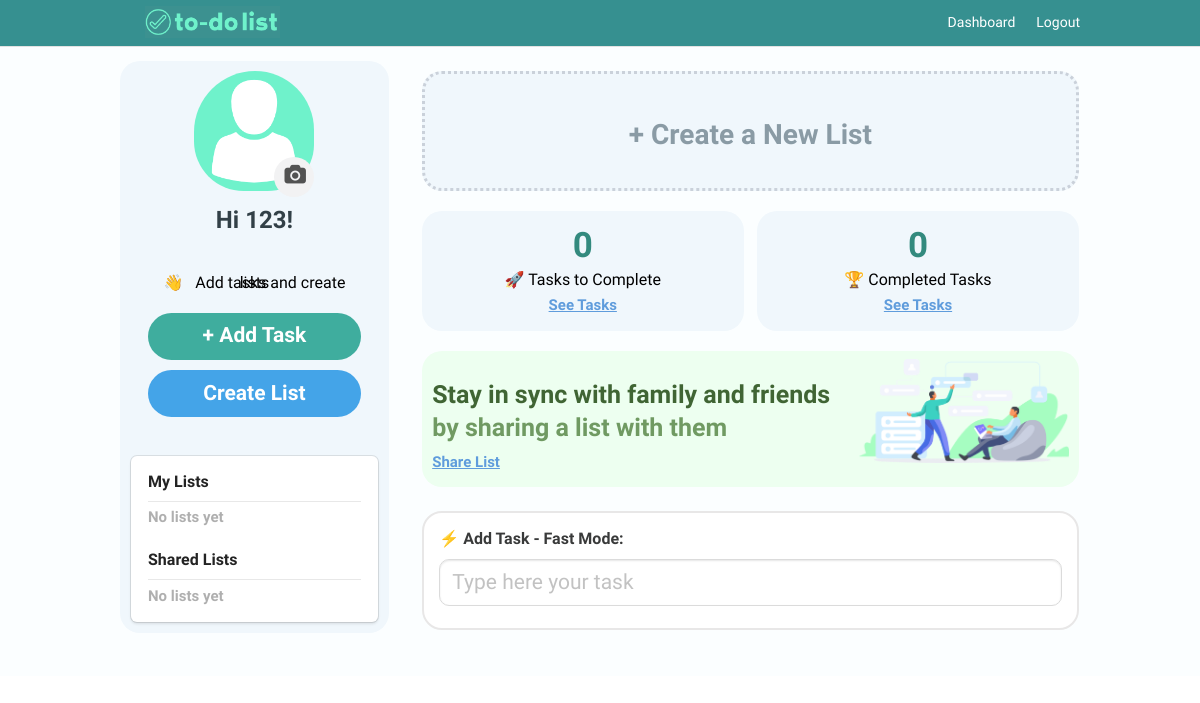
The app's page /dashboard (signed in), older data.
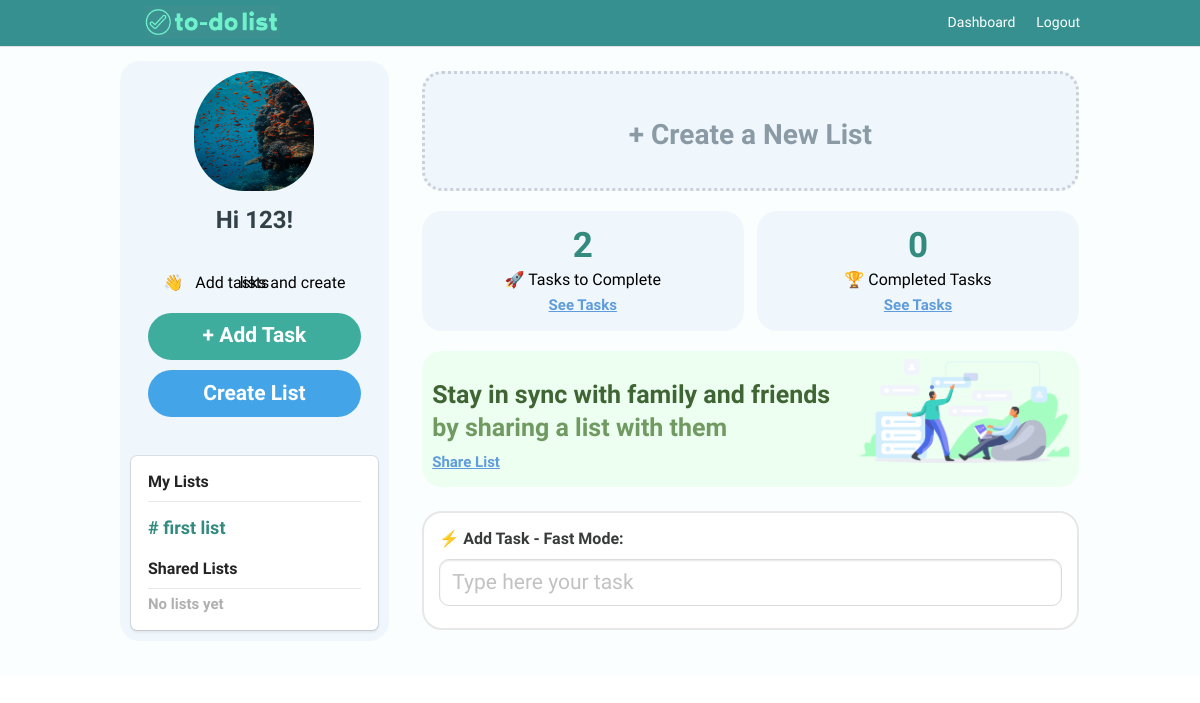
The same page, newer data.
### models.py (models this page shows)
class User(UserMixin, db.Model):
    id = db.Column(db.Integer, primary_key=True) # primary keys are required by SQLAlchemy
    email = db.Column(db.String(100), unique=True)
    password = db.Column(db.String(100))
    name = db.Column(db.String(1000))
    photo = db.Column(db.String(100))

### main.py (the view)
@main.route('/dashboard')
@login_required
def profile():
    email = current_user.email
    list_name = 'New List'
    password = current_user.password
    from .models import Todo
    email = current_user.email
    query = "SELECT list_name from Todo where (email = '"+ email +"' or share_list LIKE '%"+ email +"%') and share_list is null GROUP BY list_name order by date_created desc".format()
    rows = db.session.execute(query)
    output = rows.fetchall()
    tasks = Todo.query.order_by(Todo.date_created).filter_by(email=current_user.email, list_name='New List').all()
    count_tasks = "SELECT count(*) from Todo where (email = '"+ email +"' or share_list LIKE '%"+ email +"%') and mark_task = 0".format()
    count_rows = db.session.execute(count_tasks)
    count_output = count_rows.fetchall()
    for counting in count_output:  # format result from the database
        print(counting)
    count_tasks2 = "SELECT count(*) from Todo where (email = '"+ email +"' or share_list LIKE '%"+ email +"%') and mark_task = 1".format()
    count_rows2 = db.session.execute(count_tasks2)
    count_output2 = count_rows2.fetchall()
    for counting2 in count_output2:  # format result from the database
        print(counting2)
    check_shared_list = "SELECT distinct(list_name) from Todo where (email = '"+ email +"' or share_list LIKE '%"+ email +"%') and share_list is not null order by date_created desc".format()
    check_shared_list_rows = db.session.execute(check_shared_list)
    check_shared_list_output = check_shared_list_rows.fetchall()
    if len(tasks) == 0:
        return render_template('profile.html', name=current_user.name, photo=current_user.photo, tasks=tasks, email=email, password=password, get_list=output, share_list=check_shared_list_output, tasks_to_complete=counting, completed_tasks=counting2)
    else:
        return redirect("/list/"+ list_name +"")

### templates/profile.html (shortened to what this page needs)
{% extends "base.html" %}
{% block content %}
<div class="column is-4 is-offset-4" style="display: inline-block;float: left;margin-left: 0;border: 0px solid #e3f1e9;border-radius: 20px;background:#f0f7fc;width: 28%;">
  <div class="profile-userpic text-center" id="profile_image_main" style="border-radius: 50% !important;">
      <div class="container" style="
      width: 120px;
      height: 126px;
      display: block;
      margin: 0 auto;
      ">
      {% if photo == none %}
      <a id="modal-btn3" >
      <div class="inner" style="
      background-color: #f2f2f3;
      width: 40px;
      height: 40px;
      padding: 6px 10px;
      border-radius: 100%;
      position: absolute;
      bottom: 0;
      right: 0;
      "><i class="icon-camera" style="
    vertical-align: middle;
    font-size: 20px;
    color: #525252;
    text-align: center;
"></i>
    </div>
    {% endif %}
    {% if photo == none %}
      <img src="/static/upload/profile/avatar.png" data-pagespeed-url-hash="1648252084" onload="pagespeed.CriticalImages.checkImageForCriticality(this);" style="border-radius: 59% 57% 45% 48%!important; width: 120px; height: 120px;">
    </a>
    {% endif %}
    {% if photo != none %}
    <a id="modal-btn3" >
      <img src="/static/upload/profile/{{ photo.lower() }}" style="border-radius: 59% 57% 45% 48%!important; width: 120px; height: 120px;">
    </a>
     {% endif %}
    </div>
  </div>
    <h3 class="title" style="font-family: 'Varela Round', sans-serif; color: #324047;font-size: 24px;margin-top: 10px;">Hi {{ name }}!</h3>
    <div class="box" style="background: #d8ffdf00;box-shadow:none;">
        <h3 class="title" style="line-height: 0;color: black;font-size: 16px;font-weight: 300;margin-top: 10px;margin-bottom: 0px;font-family: 'Varela Round', sans-serif;">👋 &nbsp; Add tasks and create lists</h3>
<a class="modal-btn6 button is-block is-info is-large is-fullwidth" style="background-color: #3fad9e;color:#fff;margin-top: 30px;font-family: 'Varela Round', sans-serif;border-radius: 35px;">+ Add Task</a>
<a class="modal-btn7 button is-block is-info is-large is-fullwidth" style="background-color: #44a4e8;color:#fff;margin-top: 10px;font-family: 'Varela Round', sans-serif;border-radius: 35px;">Create List</a>
         </div>
        <div id="my_lists"  class="box">
          <h3 class="title" style="color: #232323;font-size: 16px;padding-bottom: 10px;text-align: left;
          border-bottom: 1px solid #e8e8e8;font-weight: 700;margin-bottom: -15px;font-family: 'Varela Round', sans-serif;">My Lists</h3>
          <br>
          {% if get_list|length > 0  %}
          <h3 class="title" style="font-size: 18px;font-weight: 600;text-align: left;color: #338a7e;font-family: 'Varela Round', sans-serif;">
            {% for lista in get_list %}
            <a href="{{ url_for('main.get_list', list_name=lista[0]) }}" style="font-family: 'Varela Round', sans-serif;">
            # {{ lista[0] }}</p></a>
            {% endfor %}
          </h3>
          {% endif %}
             {% if get_list|length == 0 %}
             <h3 class="title" style="color: #afafaf;font-size: 15px;padding-bottom: 40px;text-align: left;font-weight: 700;
             margin-bottom: -15px;font-family: 'Varela Round', sans-serif;">No lists yet</h3>
             {% endif %}
          <h3 class="title" style="color: #232323;font-size: 16px;padding-bottom: 10px;text-align: left;border-bottom: 1px solid #e8e8e8;font-weight: 700;
          margin-bottom: -15px;font-family: 'Varela Round', sans-serif;">Shared Lists</h3>
           <br>
            {% if share_list|length == 0 %}
            <h3 class="title" style="color: #afafaf;font-size: 15px;padding-bottom: 10px;text-align: left;font-weight: 700;margin-bottom: -10px;
            font-family: 'Varela Round', sans-serif;">No lists yet</h3>
            {% endif %}
          </div>
          </div>
<div class="content column is-8 is-offset-4a">
  {% if tasks|length < 0 %}
  {% else %}
   <table cellpadding="0" cellspacing="0">
  {% endif %}
  {% if tasks|length == 0 %}
  <a  class="modal-btn7" >
  <div class="column is-4 is-offset-4" style="display: inline-block;float: left;margin-left: 0;    border: 3px dotted #cad1da;/* vertical-align: middle; */border-radius: 20px;background:#f0f7fc;width: 100%;height: 120px;margin-bottom: 20px;">
    <h3 class="title" style="line-height: 0;text-align: center;color: #8a9ba5;font-size: 28px;padding: 40px;font-weight: 600;margin-top: 10px;margin-bottom: 0px;font-family: 'Varela Round', sans-serif;">+ Create a New List</h3>
   </div></a>
   <div class="column is-4 is-offset-4" style="display: inline-block;float: left;margin-left: 0;border: 0px solid #e3f1e9;border-radius: 20px;background:#f0f7fc;width: 49%;height: 120px;margin-bottom: 20px;">
    <h3 class="title" style="line-height: 0;color: #338a7e;text-align: center;font-size: 35px;padding: 40px;font-weight: 700;margin-top: -16px;margin-bottom: -24px;font-family: 'Varela Round', sans-serif;">{{ tasks_to_complete[0] }}</h3>
    <h3 class="title" style="line-height: 0;color: black;text-align: center;font-size: 16px;font-weight: 300;margin-top: 18px;margin-bottom: 0px;font-family: 'Varela Round', sans-serif;">🚀  Tasks to Complete</h3>
    <a href="/to_complete"><h3 class="title" style="line-height: 0;color: #5f9cdc;text-align: center;font-size: 15px;text-decoration: underline;font-weight: 600;margin-top: 25px;margin-bottom: 0px;font-family: 'Varela Round', sans-serif;">See Tasks</h3></a>
    </div>
   <div class="column is-4 is-offset-4" style="display: inline-block;float: left;margin-left: 0;border: 0px solid #e3f1e9;/* vertical-align: middle; */border-radius: 20px;background:#f0f7fc;width: 49%;height: 120px;margin-left: 2%;margin-bottom: 20px;">
    <h3 class="title" style="line-height: 0;color: #338a7e;text-align: center;font-size: 35px;padding: 40px;font-weight: 700;margin-top: -16px;margin-bottom: -24px;font-family: 'Varela Round', sans-serif;">{{ completed_tasks[0] }}</h3>
    <h3 class="title" style="line-height: 0;color: black;text-align: center;font-size: 16px;font-weight: 300;margin-top: 18px;margin-bottom: 0px;font-family: 'Varela Round', sans-serif;">🏆 Completed Tasks</h3>
    <a href="/completed_tasks"><h3 class="title" style="line-height: 0;color: #5f9cdc;text-align: center;font-size: 15px;text-decoration: underline;font-weight: 600;margin-top: 25px;margin-bottom: 0px;font-family: 'Varela Round', sans-serif;">See Tasks</h3></a>  </div>
    <div class="column is-4 is-offset-4" style="display: inline-block;float: left;margin-left: 0;/* border: 3px dotted #cad1da; *//* vertical-align: middle; */border-radius: 20px;background: #edfff0;width: 100%;height: 136px;margin-bottom: 20px;">
      <h3 class="title" style="line-height: 0;text-align: left;color: #406534;font-size: 25px;padding-top: 23px;width: 64%;font-weight: 600;margin-top: 10px;margin-bottom: 0px;font-family: 'Varela Round', sans-serif;">Stay in sync with family and friends</h3><h3 class="title" style="line-height: 0;text-align: left;color: #709a62;font-size: 25px;padding-top: 23px;width: 64%;font-weight: 600;margin-top: 10px;margin-bottom: 0px;font-family: 'Varela Round', sans-serif;">by sharing a list with them</h3>
      <a class="modal-btn5"><h3 class="title" style="line-height: 0;color: #5f9cdc;text-align: left;font-size: 15px;text-decoration: underline;font-weight: 600;margin-top: 34px;margin-bottom: 0px;font-family: 'Varela Round', sans-serif;">Share List</h3></a>
          <img src="/static/todo_list_dashboard.png" width="100px" style="float: right;width: 33%;margin-top: -103px;display: inline-block;">
         </div>
       <table style="border-collapse: initial;border: 2px solid #e8e7e7;border-radius: 20px;padding: 5px;margin-top:-10px;background: #ffffff;">
          <tbody style="position: sticky;/* background-color: #f0f7fc; */">
        <tr>
          <th style="border-radius: 6px;border: 0px;">
          <h3 type="text" style="margin-top: 5px;margin-left: 0px;padding-left:10px;width: 100%;padding-left:0px;outline: none;font-size: 16px;
          color: #393a3a;font-weight: 600;font-family: 'Varela Round', sans-serif; border:none;vertical-align: middle;">⚡ Add Task - Fast Mode:</h3>
          <form id="task_bar" action="/insert" method="POST">
            <div class="field" style="margin-top: 10px;">
              <div class="control">
              <input id="addtask5" class="input is-large" style="border-radius: 10px;font-family:'Varela Round', sans-serif;"
              type="text" placeholder="Type here your task" autofocus="" autocomplete="off" name="content">
              </div>
            </div>
          </form>
        </th>
        </tr>
        </tbody>
        </table>
  {% endif %}
</div>
{% endblock %}

### templates/base.html (shortened to what this page needs)
<!DOCTYPE html>
<html style="scroll-behavior: smooth;">
<head>
    <link rel="stylesheet" href="{{ url_for('static', filename='bulma.min.css') }}" />
    <link rel="stylesheet" href="/static/fonts/font-awesome/css/font-awesome.css">
    <link rel="stylesheet" href="/static/fonts/font-awesome/css/font-awesome.min.css">
</head>
<body style="background: #f0f9fd40;">
    <section class="hero is-primary is-fullheight" style=" align-items: center;display: block;background-color:#fff;">
        <div class="hero-head">
            <nav class="navbar" style="border-bottom: 1px solid #e2e2e2;background:#369090;margin-bottom:0px;border-radius:0px;">
                <div class="container">
                    <div id="navbarMenuHeroA" class="navbar-menu">
                <a href="/dashboard">
                   <img src="/static/images/logo.png" style="float: left;width: 135px;height: 32px;margin-top: 6px;margin-left: 25px;"></a>
                        <div class="navbar-end">
                            {% if current_user.is_authenticated %}
                            <a href="{{ url_for('main.profile') }}" class="navbar-item" style="font-family: 'Varela Round', sans-serif; color: #fff;">Dashboard</a>
                            <a href="{{ url_for('auth.logout') }}" class="navbar-item" style="font-family: 'Varela Round', sans-serif; color: #fff;">
                                Logout
                            </a>
                            {% endif %}
                        </div>
                    </div>
                </div>
            </nav>
        </div>
        <div class="hero-body" style="flex-grow: 1;flex-shrink: 0;padding: 1rem 1.5rem;background: #f0f9fd40;">
            <div class="container has-text-centered">
               {% block content %}
               {% endblock %}
            </div>
        </div>
    </section>
</body>
</html>

### templates/profile.html (style rules this page uses)
.hero.is-primary { background-color: rgb(5, 25, 45); color: #338a7e; }
.button.is-info, .button.is-info:hover, .button.is-info.is-active, .button.is-info:active { background-color: #338a7e; border-color: transparent; color: rgb(5, 25, 45); font-weight: 700; }

Row changes from the older to the newer data that the page shows:
changed User: lower: picture added
Text that changed along with them:
{{ tasks_to_complete[0] }}: "0" → "2"
new list line: "# first list"
text no longer shown: "No lists yet"
